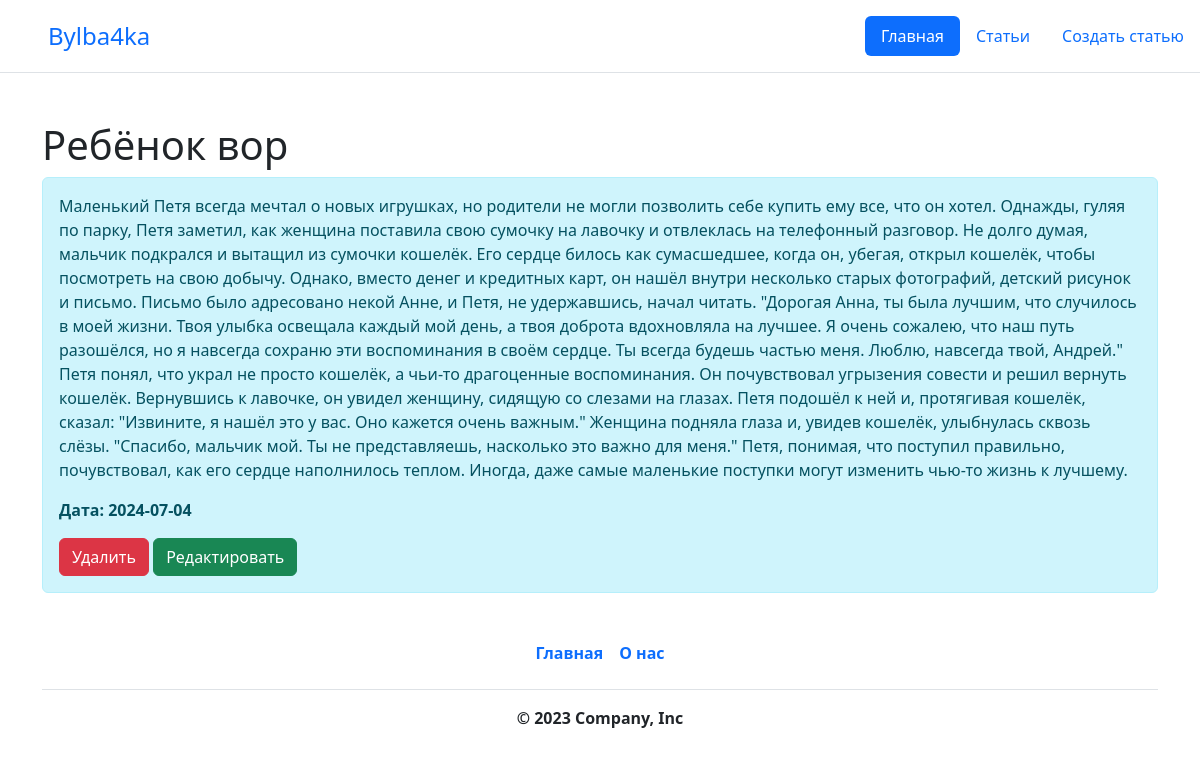
The page /posts/2 on the database its author committed.
### main.py (models this page shows, shortened)
class Article(db.Model):
    id = db.Column(db.Integer, primary_key=True)
    title = db.Column(db.String(100), nullable=False)
    intro = db.Column(db.String(300), nullable=False)
    text = db.Column(db.Text, nullable=False)
    date = db.Column(db.DateTime, default=datetime.utcnow)

### main.py (the view)
@main.route('/posts/<int:id>')
def post_detail(id):
    article = Article.query.get(id)
    return render_template('post_detail.html', article=article)

### templates/post_detail.html (shortened to what this page needs)
{% extends 'base.html' %}
{% block body %}
<div class='container mt-5'>
    <h1>{{ article.title }}</h1>
    <div class="alert alert-info">
        <p>{{article.text}}</p>
        <p><b>Дата: {{ article.date.date() }}<b></p>
            <a href="/posts/{{ article.id }}/delete" class="btn btn-danger">Удалить</a>
            <a href="/posts/{{ article.id }}/update" class="btn btn-success">Редактировать</a>
    </div>
</div>
{% endblock %}

### rows shown on the page
Article: title "Ребёнок вор", text "Маленький Петя всегда мечтал о новых игрушках, но родители не могли позволить себе купить ему все, что он хотел. Однажды, гуляя по парку, Петя заметил, как женщина поставила свою сумочку на лавочку и отвлеклась на телефонный разговор. Не долго думая, мальчик подкрался и вытащил из сумочки кошелёк. Его сердце билось как сумасшедшее, когда он, убегая, открыл кошелёк, чтобы посмотреть на свою добычу. Однако, вместо денег и кредитных карт, он нашёл внутри несколько старых фотографий, детский рисунок и письмо. Письмо было адресовано некой Анне, и Петя, не удержавшись, начал читать. \"Дорогая Анна, ты была лучшим, что случилось в моей жизни. Твоя улыбка освещала каждый мой день, а твоя доброта…", date "2024-07-04"
